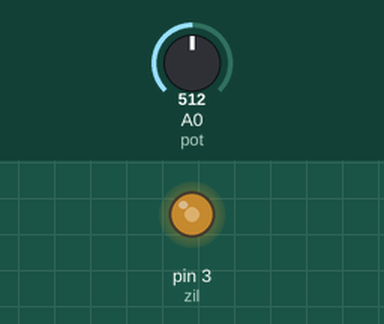
Recording of a sketch running on a simulated Arduino Uno, built with avr-gcc and run on an emulated ATmega328P. Parts: output pins drawn as LEDs (lit = HIGH). The inputs (shaded band) are chosen by the test bench; at power-on: A0 (pot) = 512.

Above: at 1.2 s.
1.3 s: A0 (pot) set to 716
At 2.5 s:
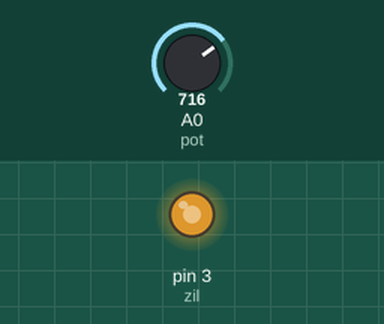
2.8 s: A0 (pot) set to 900
At 3.6 s:
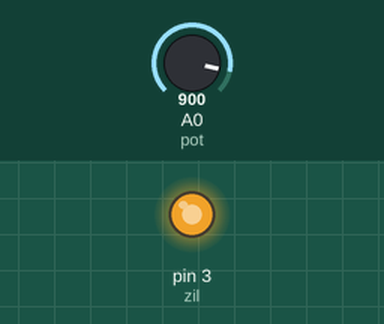
4.3 s: A0 (pot) set to 122
At 4.8 s:
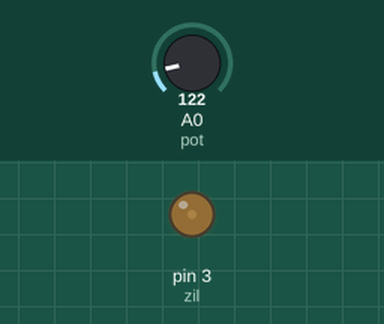
5.8 s: A0 (pot) set to 0
At 7.0 s:
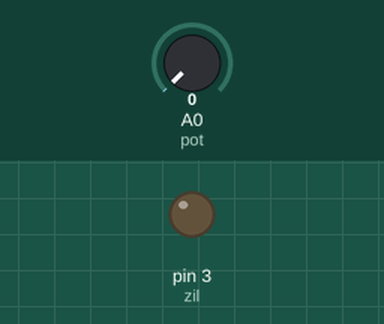
7.3 s: A0 (pot) set to 511
At 8.2 s:
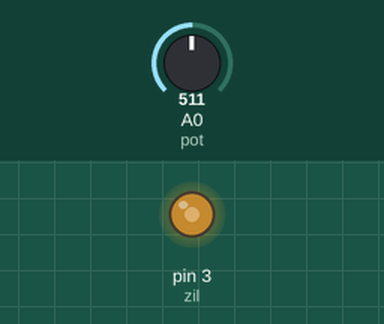
Timing chart, 0 to 9.8 s (numbered marks = the images above; inputs shaded):
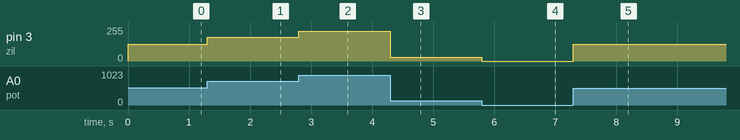

The sketch:

Potonsiyometreli_zil.ino
```cpp
int pot=A0;
int zil=3;
void setup()
{

pinMode(pot,INPUT);
pinMode(zil,OUTPUT);

}

void loop(){
int konum=analogRead(pot);
konum= map(konum,0,1023,0,255);


analogWrite(zil,konum);


}
```

Measured:
- after the input at 1.3 s, pin 3 (zil): 127/255 → 178/255 at once
- after the input at 2.8 s, pin 3 (zil): 178/255 → 224/255 at once
- after the input at 4.3 s, pin 3 (zil): 224/255 → 30/255 at once
- after the input at 5.8 s, pin 3 (zil): 30/255 → 0/255 at once
- after the input at 7.3 s, pin 3 (zil): 0/255 → 127/255 at once
